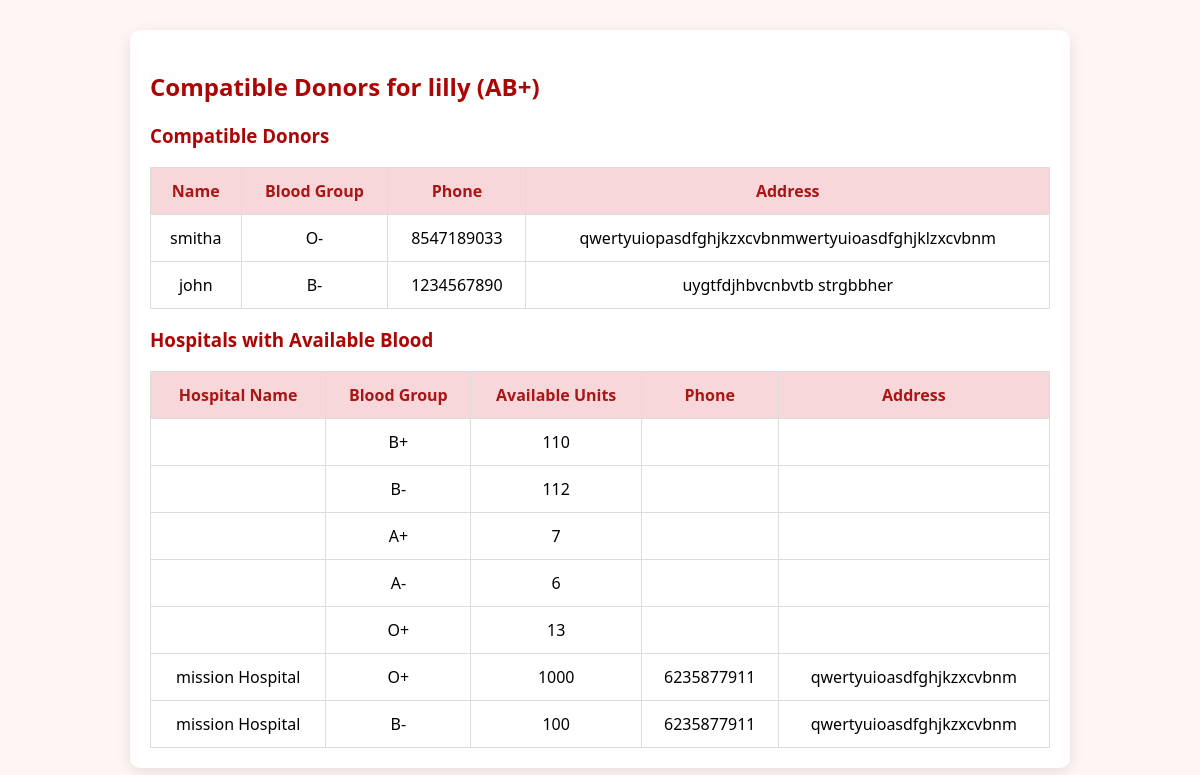
Page /patient/search-donors/ (signed in) on the committed database.
### bloodmanager/models.py (models this page shows, shortened)
class Patient(models.Model):
    user = models.OneToOneField(User, on_delete=models.CASCADE)
    phone = models.CharField(max_length=15)
    gender = models.CharField(max_length=10)
    blood_group = models.CharField(max_length=3, choices=BLOOD_GROUP_CHOICES)
    address = models.TextField()
    required_units = models.PositiveIntegerField(default=1)
    approved = models.BooleanField(default=False)

class Donor(models.Model):
    user = models.OneToOneField(User, on_delete=models.CASCADE)
    phone = models.CharField(max_length=15)
    gender = models.CharField(max_length=10, choices=GENDER_CHOICES)
    blood_group = models.CharField(max_length=3, choices=BLOOD_GROUP_CHOICES)
    address = models.TextField()
    age = models.PositiveIntegerField()
    last_donation_date = models.DateField(null=True, blank=True)
    available = models.BooleanField(default=True)

class BloodStock(models.Model):
    hospital = models.ForeignKey(Hospital, on_delete=models.CASCADE, null=True, blank=True)
    blood_group = models.CharField(max_length=3, choices=BLOOD_GROUP_CHOICES)
    units = models.PositiveIntegerField(default=0)

class Hospital(models.Model):
    user = models.OneToOneField(User, on_delete=models.CASCADE)
    name = models.CharField(max_length=255)
    email = models.EmailField(null=True, blank=True)
    phone = models.CharField(max_length=20)
    address = models.TextField(null=True, blank=True)  # <-- add this

### bloodmanager/views.py (the view)
# urls.py: path('patient/search-donors/', views.search_donors, name='search-donors'),
@login_required
def search_donors(request):
    patient = Patient.objects.get(user=request.user)
    required_blood_group = patient.blood_group
    compatible_groups = {
        'A+': ['A+', 'A-', 'O+', 'O-'],
        'A-': ['A-', 'O-'],
        'B+': ['B+', 'B-', 'O+', 'O-'],
        'B-': ['B-', 'O-'],
        'AB+': ['A+', 'A-', 'B+', 'B-', 'AB+', 'AB-', 'O+', 'O-'],
        'AB-': ['AB-', 'A-', 'B-', 'O-'],
        'O+': ['O+', 'O-'],
        'O-': ['O-'],
    }.get(required_blood_group, [])
    exact_match_donors = Donor.objects.filter(
        blood_group=required_blood_group,
        available=True
    ).select_related('user')
    compatible_donors = Donor.objects.filter(
        blood_group__in=compatible_groups,
        available=True
    ).exclude(blood_group=required_blood_group).select_related('user')
    hospitals_with_stock = BloodStock.objects.filter(
        blood_group__in=compatible_groups,
        units__gt=0
    ).select_related('hospital')
    return render(request, 'patient/search_donors.html', {
        'patient': patient,
        'required_blood_group': required_blood_group,
        'exact_match_donors': exact_match_donors,
        'compatible_donors': compatible_donors,
        'compatible_groups': compatible_groups,
        'hospitals_with_stock': hospitals_with_stock
    })

### bloodmanager/templates/patient/search_donors.html (shortened to what this page needs)
<!DOCTYPE html>
<html lang="en">
<head>
</head>
<body>
<div class="container">
    <h2>Compatible Donors for {{ patient.user.username }} ({{ required_blood_group }})</h2>
    {% if compatible_donors %}
    <h3>Compatible Donors</h3>
    <table>
        <tr><th>Name</th><th>Blood Group</th><th>Phone</th><th>Address</th></tr>
        {% for donor in compatible_donors %}
        <tr>
            <td>{{ donor.user.username }}</td>
            <td>{{ donor.blood_group }}</td>
            <td>{{ donor.phone }}</td>
            <td>{{ donor.address }}</td>
        </tr>
        {% endfor %}
    </table>
    {% endif %}
    {% if hospitals_with_stock %}
    <h3>Hospitals with Available Blood</h3>
    <table>
        <tr><th>Hospital Name</th><th>Blood Group</th><th>Available Units</th><th>Phone</th><th>Address</th></tr>
        {% for stock in hospitals_with_stock %}
        <tr>
            <td>{{ stock.hospital.name }}</td>
            <td>{{ stock.blood_group }}</td>
            <td>{{ stock.units }}</td>
            <td>{{ stock.hospital.phone }}</td>
            <td>{{ stock.hospital.address }}</td>
        </tr>
        {% endfor %}
    </table>
    {% else %}
    <p>No hospital stock available for compatible blood groups at the moment.</p>
    {% endif %}
</div>
</body>
</html>

### bloodmanager/templates/patient/search_donors.html (style rules this page uses)
body { font-family: 'Segoe UI', sans-serif; background: #fff5f5; margin:0; padding:0; }
.container { max-width: 900px; margin: 30px auto; padding: 20px; background: #fff; border-radius: 10px; box-shadow: 0 4px 15px rgba(0,0,0,0.1); }
h2, h3 { color: rgb(172,5,5); }
table { width: 100%; border-collapse: collapse; margin-top: 15px; }
th, td { padding: 12px; border: 1px solid #ddd; text-align: center; }
th { background: #f8d7da; color: #a81616; }

### rows in the picture
Patient: user.username "lilly", blood_group "AB+"
Donor: user.username "smitha", blood_group "O-", phone "8547189033", address "qwertyuiopasdfghjkzxcvbnmwertyuioasdfghjklzxcvbnm"
Donor: user.username "john", blood_group "B-", phone "1234567890", address "uygtfdjhbvcnbvtb strgbbher"
BloodStock: blood_group "B+", units "110"
BloodStock: blood_group "B-", units "112"
BloodStock: blood_group "A+", units "7"
BloodStock: blood_group "A-", units "6"
BloodStock: blood_group "O+", units "13"
BloodStock: hospital.name "mission Hospital", blood_group "O+", units "1000", hospital.phone "6235877911", hospital.address "qwertyuioasdfghjkzxcvbnm"
BloodStock: hospital.name "mission Hospital", blood_group "B-", units "100", hospital.phone "6235877911", hospital.address "qwertyuioasdfghjkzxcvbnm"
